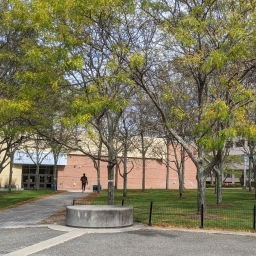
#> input picture ESE 358 Project 3/Part 1/freyhall256.jpg, 256 x 256 px
$ python Project3Part1.py
#> lines starting #> are read from the running program, lines starting #| are printed output that depends on the picture
"""
Jason Tan
112319102
ESE 358 Project 3 Part 1
"""

#Part 1 Project 3 Histogram Equalization
import cv2
import numpy
import numpy as np
import skimage
from skimage import io
import matplotlib.pyplot as plt

def RGB_to_gray(img):
    grayImage = cv2.cvtColor(img, cv2.COLOR_BGR2GRAY)
    return grayImage

rgbImage = io.imread('freyhall256.jpg');   #to read the image
#> rgbImage is the input picture: shape (256, 256, 3); mean R, G, B 125.6, 121.2, 95.7

M = rgbImage.shape
#> M = (256, 256, 3)
N = rgbImage.shape
#> N = (256, 256, 3)

grayImage = RGB_to_gray(rgbImage)
#> in RGB_to_gray, `grayImage = cv2.cvtColor(img, cv2.COLOR_BGR2GRAY)`:
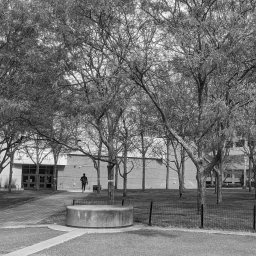
#> grayImage: shape (256, 256); min 2, max 254, mean 114.1

#initialize p (discrete probability of brightness) as an 1-D array which is discrete probability
p = np.zeros(256)
#initialize c (cumulative distribution function) as a 1-D array which is a cumulative distribution function
c = np.zeros(256)
#initialize the histogram
h1 = np.zeros(256)
rgbImage1 = np.zeros((256,256), dtype=np.uint8)

for m in range(0, 255):
    for n in range(0, 255):

        #histogram array with input image (gray image)
        histogramInputImage = grayImage[m,n]
        h1[histogramInputImage] = h1[histogramInputImage] + 1
#> after the loop, h1 = 256 values, max 724 at index 95, min 0 at index 0, mean 254
        #Compute the discrete probability for brightness

#compute the discrete probability of brightness
p = h1/(numpy.dot(M[0], N[1]))
#> p = 256 values, max 0.011 at index 95, min 0 at index 0, mean 0.00388

for k in range(0, 255):
    #Cumulative distribution function
    c[k + 1] = c[k] + p[k + 1]
#> after the loop, c = 256 values from 0 to 0.992


for m in range(0, 255):
    for n in range (0, 255):
        rgbImage1[m,n] = 255 * c[grayImage[m, n]]
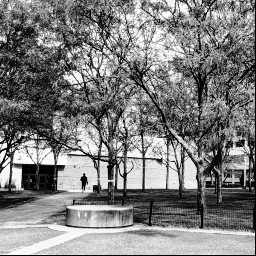
#> rgbImage1: shape (256, 256); min 0, max 253, mean 125.9

plt.title('Gray level Image')
plt.imshow(grayImage, cmap=plt.cm.gray)
plt.show()

plt.title('Histogram equalization image')
plt.imshow(rgbImage1, cmap=plt.cm.gray)
cv2.imwrite('outputPart1.jpg', rgbImage1)
plt.show()
